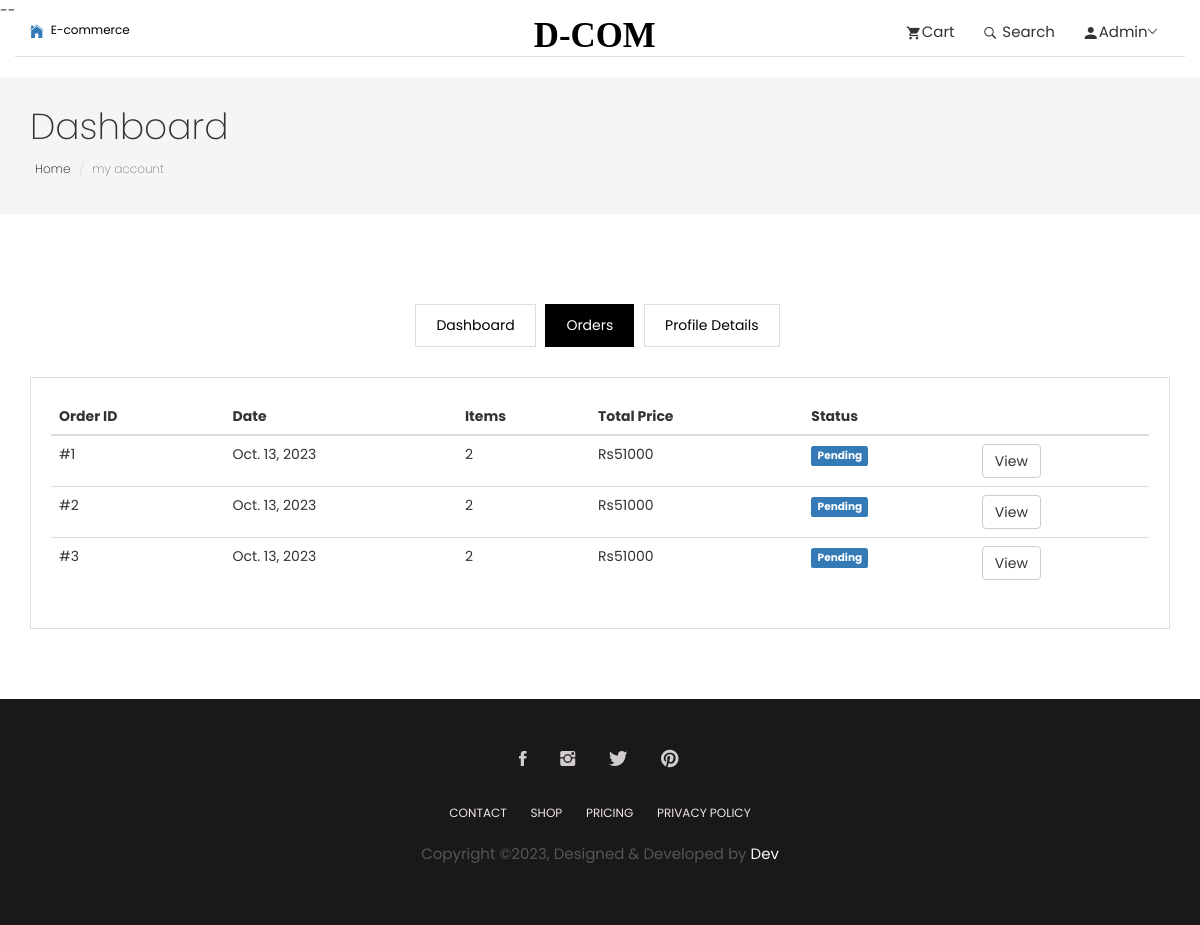
Page /order (signed in) on the committed database.
### app/models.py (models this page shows, shortened)
class Order(models.Model):
    order_id=models.AutoField(primary_key=True)
    user= models.ForeignKey(User, on_delete=models.CASCADE)
    products= models.ManyToManyField('product')
    order_date= models.DateField(auto_now=True)
    total_amount=models.PositiveIntegerField(default=0)
    status= models.CharField(max_length=50, choices=STATUS_CHOICES, default='Pending')

### app/views.py (the view)
# urls.py: path('order',views.order, name="order"),
@login_required
def order(request):
    order=Order.objects.filter(user=request.user)
    context={
        'order':order
    }
    return render(request, 'app/order.html', context)

### app/templates/app/order.html
{% extends "app/base.html" %}
{% block content %}
<section class="page-header">
	<div class="container">
		<div class="row">
			<div class="col-md-12">
				<div class="content">
					<h1 class="page-name">Dashboard</h1>
					<ol class="breadcrumb">
						<li><a href="index.html">Home</a></li>
						<li class="active">my account</li>
					</ol>
				</div>
			</div>
		</div>
	</div>
</section>
<section class="user-dashboard page-wrapper">
	<div class="container">
		<div class="row">
			<div class="col-md-12">
				<ul class="list-inline dashboard-menu text-center">
					<li><a href="{% url "dashboard" %}">Dashboard</a></li>
					<li><a class="active" href="{% url "order" %}">Orders</a></li>
					<li><a href="{% url "profile_details" %}">Profile Details</a></li>
				</ul>
				<div class="dashboard-wrapper user-dashboard">
					<div class="table-responsive">
						<table class="table">
							<thead>
								<tr>
									<th>Order ID</th>
									<th>Date</th>
									<th>Items</th>
									<th>Total Price</th>
									<th>Status</th>
									<th></th>
								</tr>
							</thead>
							<tbody>
								{% for i in order %}
								<tr>
									<td>#{{i.order_id}}</td>
									<td>{{i.order_date}}</td>
									<td>{{i.products.count}}</td>
									<td>Rs{{i.total_amount}}</td>
									<td><span class="label label-primary">{{i.status}}</span></td>
									<td><a href="order.html" class="btn btn-default">View</a></td>
								</tr>
								{% endfor %}
							</tbody>
						</table>
					</div>
				</div>
			</div>
		</div>
	</div>
</section>
{% endblock content %}

### app/templates/app/base.html (shortened to what this page needs)
{% load static %}
<!DOCTYPE html>--
<html lang="en">
<head>
  <link rel="stylesheet" href="{% static "app/plugins/themefisher-font/style.css" %}">
  <link rel="stylesheet" href="{% static "app/plugins/bootstrap/css/bootstrap.min.css" %}">
  <link rel="stylesheet" href="{% static "app/plugins/animate/animate.css" %}">
  <link rel="stylesheet" href="{% static "app/plugins/slick/slick.css" %}">
  <link rel="stylesheet" href="{% static "app/plugins/slick/slick-theme.css" %}">
  <link rel="stylesheet" href="{% static "app/css/style.css" %}">
</head>
<body id="body">
<section class="top-header">
	<div class="container">
		<div class="row ">
			<div class="col-md-4 col-xs-12 col-sm-3">
				<div class="contact-number">
					<a href="{% url "home" %}">
                        <i class="tf-ion-ios-home text-primary"></i>
					<span>E-commerce</span>
                    </a>
				</div>
			</div>
			<div class="col-md-4 col-xs-12 col-sm-3">
				<div class="logo text-center">
					<a href="index.html">
						<svg width="135px" height="29px" viewBox="0 0 155 29" version="1.1" xmlns="http://www.w3.org/2000/svg"
							xmlns:xlink="http://www.w3.org/1999/xlink">
							<g id="Page-1" stroke="none" stroke-width="1" fill="none" fill-rule="evenodd" font-size="40"
								font-family="AustinBold, Austin" font-weight="bold">
								<g id="Group" transform="translate(-108.000000, -297.000000)" fill="#000000">
									<text id="AVIATO">
										<tspan x="108.94" y="325">D-COM</tspan>
									</text>
								</g>
							</g>
						</svg>
					</a>
				</div>
			</div>
			<div class="col-md-4 col-xs-12 col-sm-6">
				<ul class="top-menu text-right list-inline">
					<li class="dropdown cart-nav dropdown-slide">
						<a href="#!" class="dropdown-toggle" data-toggle="dropdown" data-hover="dropdown"><i
								class="tf-ion-android-cart"></i>Cart</a>
					</li>
					<li class="dropdown search dropdown-slide">
						<a href="#!" class="dropdown-toggle" data-toggle="dropdown" data-hover="dropdown"><i
								class="tf-ion-ios-search-strong"></i> Search</a>
					</li>
                    <li class="dropdown dropdown-slide">
						{% if user.is_authenticated %}
						<a href="#!" class="dropdown-toggle" data-toggle="dropdown" data-hover="dropdown" data-delay="350"
							role="button" aria-haspopup="true" aria-expanded="false"><i class="tf-ion-android-person"></i>{{user.first_name}}<span
								class="tf-ion-ios-arrow-down"></span></a>
						{% else  %}
						<a href="#!" class="dropdown-toggle" data-toggle="dropdown" data-hover="dropdown" data-delay="350"
							role="button" aria-haspopup="true" aria-expanded="false"><i class="tf-ion-android-person"></i>User<span
								class="tf-ion-ios-arrow-down"></span></a>
						{% endif %}
					</li>
				</ul>
			</div>
		</div>
	</div>
</section>
{% block content %}{% endblock content %}
<footer class="footer section text-center color-d">
	<div class="container">
		<div class="row">
			<div class="col-md-12">
				<ul class="social-media">
					<li>
						<a href="#">
							<i class="tf-ion-social-facebook"></i>
						</a>
					</li>
					<li>
						<a href="#">
							<i class="tf-ion-social-instagram"></i>
						</a>
					</li>
					<li>
						<a href="#">
							<i class="tf-ion-social-twitter"></i>
						</a>
					</li>
					<li>
						<a href="#">
							<i class="tf-ion-social-pinterest"></i>
						</a>
					</li>
				</ul>
				<ul class="footer-menu text-uppercase">
					<li>
						<a href="#">CONTACT</a>
					</li>
					<li>
						<a href="{% url "products" %}">SHOP</a>
					</li>
					<li>
						<a href="#">Pricing</a>
					</li>
					<li>
						<a href="#">PRIVACY POLICY</a>
					</li>
				</ul>
				<p class="copyright-text">Copyright &copy;2023, Designed &amp; Developed by <a href="#">Dev</a></p>
			</div>
		</div>
	</div>
</footer>
  </body>
  </html>

### app/static/app/css/style.css (style rules this page uses)
body { line-height: 1.5; font-family: "Poppins", sans-serif; -webkit-font-smoothing: antialiased; }
p { font-family: "Poppins", sans-serif; color: #555555; font-size: 15px; }
h1, h2, h3, h4, h5, h6 { font-family: "Poppins", sans-serif; }
h1, h2, h3, h4, h5, h6 { font-weight: 400; }
ol, ul { margin: 0; padding: 0; list-style: none; }
a, a:focus, a:hover { text-decoration: none; outline: 0; color: #000; }
.section { padding: 80px 0; }
.page-header { background: #f5f5f5; margin-top: 20px; border-bottom: none; padding: 30px 0; }
.page-header h1 { font-weight: 200; margin: 0 0 6px 0; }
.page-header .breadcrumb { background: transparent; padding: 5px; margin: 0; }
.page-header .breadcrumb li { font-weight: 200; font-size: 12px; }
.page-header .breadcrumb li a { color: #000; }
.page-wrapper { padding: 70px 0; }
.dropdown-slide { position: static; }
.top-header .container { border-bottom: 1px solid #dedede; }
.top-header .contact-number { font-size: 12px; color: #333; }
.top-header .contact-number i { margin-right: 4px; font-size: 18px; vertical-align: middle; }
.top-header .top-menu > li > a { color: #333; font-size: 15px; padding: 0 8px; }
.top-header .top-menu > li > a i { font-size: 16px; margin-right: 2px; vertical-align: middle; }
.top-header .logo a { display: inline-block; }
.dashboard-menu .active { background: #000; color: #fff; border: 1px solid #000; }
.dashboard-menu li { padding: 0; margin: 0 3px; }
.dashboard-menu li a { padding: 10px 20px; border: 1px solid #dedede; display: inline-block; }
.dashboard-wrapper { border: 1px solid #dedede; margin-top: 30px; padding: 20px; }
.footer { background: #1a1919; padding: 50px 0; }
.footer .footer-menu { margin-top: 30px; }
.footer .footer-menu li { display: inline-block; margin: 0 10px; }
.footer .footer-menu li a { color: #efe6e6; font-size: 12px; }
.footer .copyright-text { margin-top: 20px; }
.copyright-text a { color: #fbfbfb; }
.social-media li { display: inline-block; margin: 0 5px; }
.social-media li a { padding: 8px 10px; }
.social-media li a i { font-size: 20px; color: #d1cdcd; }

### rows in the picture
Order: order_id "1", order_date "Oct. 13, 2023", products.count "2", total_amount "51000", status "Pending"
Order: order_id "2", order_date "Oct. 13, 2023", products.count "2", total_amount "51000", status "Pending"
Order: order_id "3", order_date "Oct. 13, 2023", products.count "2", total_amount "51000", status "Pending"

### other values in the picture
{{ user.first_name }} "Admin"
